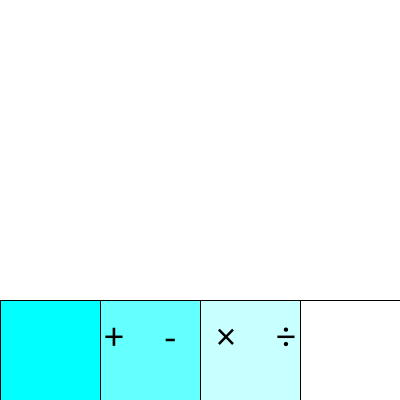
Frame 1 (no input)
Frame 60 (the mouse pressed at the canvas centre just before this capture): identical to frame 1, image omitted
Frame 120 (the mouse held since frame 60 and released just before this capture): identical to frame 1, image omitted

The Processing sketch that drew this single still picture (run headless with seeded random() and noise(); from frame 60 on, the mouse is pressed at the canvas centre):

// Processing sketch: SamplePrj_Processing_appendix
// ── SamplePrj_Processing_appendix.pde
/*
 * Processing Sample Project for Moritalab in 2018
 * 2018.04.26
 *
 * ############### MISSION ################
 * - Lv.1: ランダムに生成された数値と演算子から，答えを計算する処理を追加してみる（119行目あたり~）．
 * - Lv.2: 水色のパネルをクリックしたときに，ユーザが該当の演算子を選択したことになるようにしてみる（80行目あたり~）．
 * - Lv.3: 今持ってる知識でこのクソゲーをもっと面白くしてみる（ヒント：タイマー，正解時に音が鳴る，...など）．
 */
 

///////////////////////////////////////////////
// このプログラム全体で使用する変数を宣言する部分
///////////////////////////////////////////////
int queX, queY, ans; //問題と答えの数値をランダムに入れるための変数
String operator;     //演算子をランダムに入れるための変数
String userOperator; //ユーザがクリックによって選ぶ演算子を入れるための変数

int quest; //問題数をカウントするための変数
int score; //正解数をカウントするための変数

String[] oprArray = {"+", "-", "×", "÷"}; //問題文用の演算子をセットするおまじない
boolean mouseClicked = false;             //マウスのクリックを取得するおまじない


///////////////////////////////////////////////
// SETUP : このプログラムの設定を書く部分
///////////////////////////////////////////////
void setup() {
  
  //アプリケーションの画面の設定
  size(400, 400);    //画面の大きさを400px*400pxに設定
  background(255);   //画面の背景を白色に設定
  textSize(40);      //フォントの大きさを40ptに設定
  textAlign(CENTER); //文字列をセンタリング
  
  //問題の初期値をテキトーに設定
  queX = 10;
  queY = 20;
  ans = 30;
  operator = "";
  userOperator = "";
  quest = 0;
  score = 0;
  
  
}//setup()終わり


///////////////////////////////////////////////
// DRAW : このプログラムでの具体的な処理を書く部分
///////////////////////////////////////////////
void draw() {
  
  //画面下のボタン的なものを4つ描画
  for(int i=0; i<4; i++){
    fill(i*100, 255, 255);      //水色っぽい色に設定．繰り返しごとに色を少し変える．
    rect(100*i, 300, 100, 100); //描画開始位置のx座標だけ繰り返しごとに変えて，横にずらす処理
  }
  fill(0);                               //描画色を黒色に設定．
  text("+     -     ×     ÷", 200, 350); //ボタン的なものの名前をテキトーな位置に配置．
  
  //if マウスがクリックされたら
  if(mouseClicked == true){
    
    //if クリック位置が下の方(y座標として300~400)だったら
    if(300 < mouseY && mouseY < 400){
      
      
      /*** 前のdraw()で描かれたものをリセットする処理 ***/
      
      fill(255);                 //描画色を白色に設定．
      rect(0, 0, width, height); //画面全体に四角を描画
      
      
      
      /*** クリック位置でユーザの選択した演算子を決める処理 ***/
      
      //条件「mouseのx座標が100より小さい位置(左)だったら」
      if(mouseX < 100){
        userOperator = "+";
        
      //mouseのx座標が100以上で, 200以下の位置(真ん中左)だったら
      }else if(100 <= mouseX && mouseX <= 200){
        userOperator = "-";
        
      //mouseのx座標が200以上で, 300以下の位置(真ん中右)だったら
      }else if(100 <= mouseX && mouseX <= 300){
        userOperator = "×";
        
      //mouseのx座標がそれ以外(=必然的に"400より大きい")(右)だったら
      }else{
        userOperator = "÷";
        
      }//条件「mouseのx座標が~だったら」のif文終わり
      
      
      
      /*** ユーザの選択した演算子が正しいかどうかの判定処理 ***/
      
      //if ユーザの演算子が，ランダムに生成された演算子と一致していれば
      //（equals()は文字列が一致しているかどうかを調べる処理）
      if(userOperator.equals(operator)){
        score = score + 1; //正解数を1増やす（score++;とも書ける）
        println("正解!!!");
      }else{
        println("不正解~~~");
      }
      //正解しててもしてなくても問題数は1増やす
      quest = quest + 1;
      
      
      /* 問題を更新する処理　*/
      
      queX = int(random(0, 9)); //0~9までの整数からランダムに数値を生成する
      queY = int(random(0, 9)); //0~9までの整数からランダムに数値を生成する
      operator = oprArray[int(random(0, 3))]; //ランダムに演算子を生成するおまじない
      
      //ランダムに生成された数値と演算子から，答えを計算する
      if(operator.equals("+")){
        ans = queX + queY;
      }else if(operator.equals("-")){
        ans = queX - queY;
      }else if(operator.equals("×")){
        ans = queX * queY;
      }else{
        ans = queX / queY;
      }
      
      
      
      /* 問題と正解数などを画面に表示する処理　*/
      
      fill(0); //描画色を黒色に設定．
      
      //問題を表示する．
      //例:      3                +                  4        =         7
      text(str(queX) + "  " + operator + "  " + str(queY) + " = " + str(ans), 200, 150); //位置はテキトー
      //str()は，数値を文字列に変換する命令．
      //text()は，text("文字列", 表示したいx座標, 表示したいy座標);て感じで使う．
      
      rect(130, 120, 40, 40);                //演算子を隠す黒い四角を描画．位置はテキトー
      text(score + " / " + quest, 200, 270); //正解数 / 問題数 を表示する．
      
      
    }//mouseXのif文終わり
    
    //1回クリックしたら次の処理まで，問題更新処理などをやめる．ダブルクリックとか誤動作で2回更新されるのを防ぐため．
    mouseClicked = false; 
    
  }//mouseClickedのif文終わり
  
  
}//draw()終わり




///////////////////////////////////////////////
// MOUSECLICKED : マウスが「押されて，離された瞬間に」発動する関数．
//                (mousePressedは，「マウスが押されてる間ずっと」)
///////////////////////////////////////////////
void mouseClicked(){
  mouseClicked = true;
}//mouseClicked()終わり
